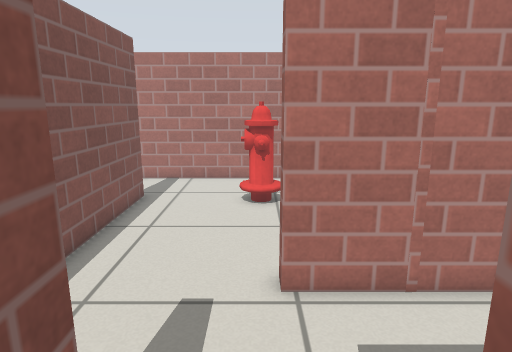
[1] (above)

19 first-person views from a walk through a world built for the Gazebo simulator. The camera is 0.9 m above the floor, tilts 12° down and sees 75° across. Floor lines are 1 m apart. The floor is counted in squares, 0.2 m on a side. Each view is taken from the middle of a square. On the plan, view 1 faces up. The plan holds only what a view shows up to about 20 squares ahead; the rest is blank. Gazebo's built-in surfaces are drawn with simple patterns.

[2]
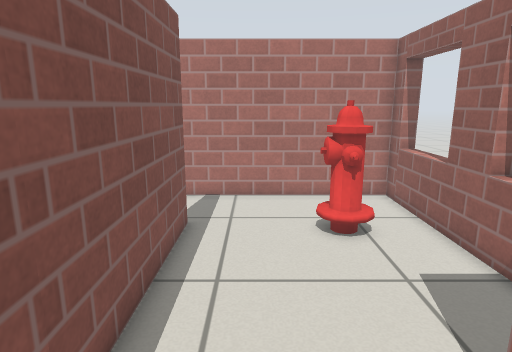

[3]
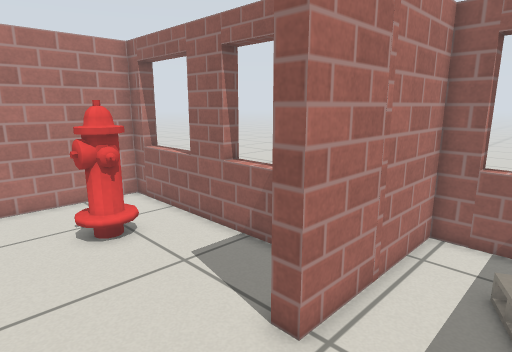

[4]
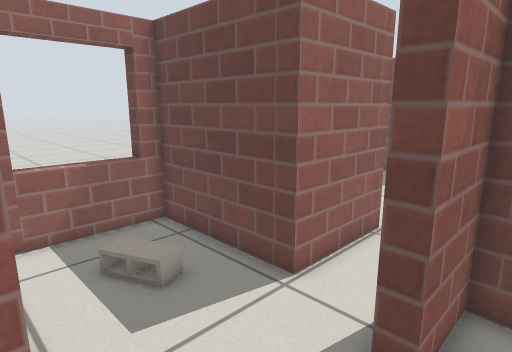

[5]
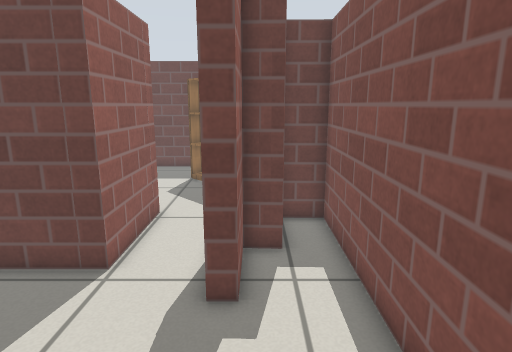

[6]
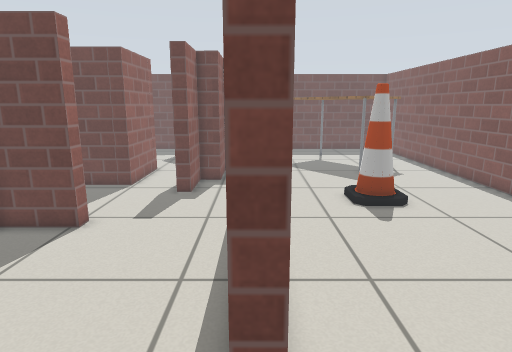

[7]
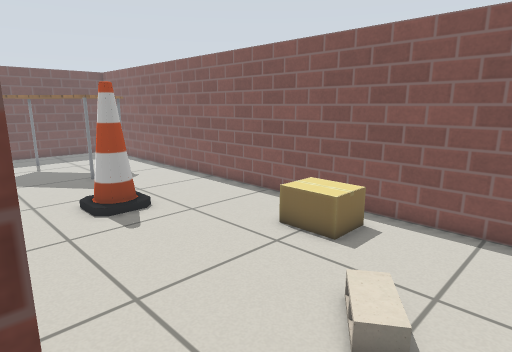

[8]
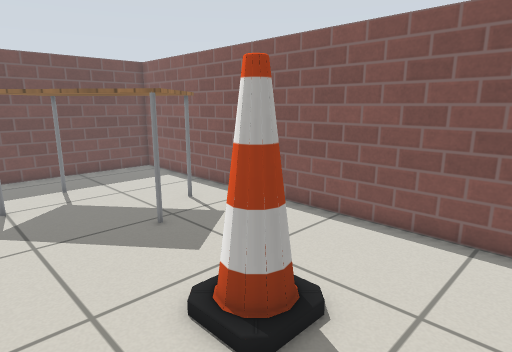

[9]
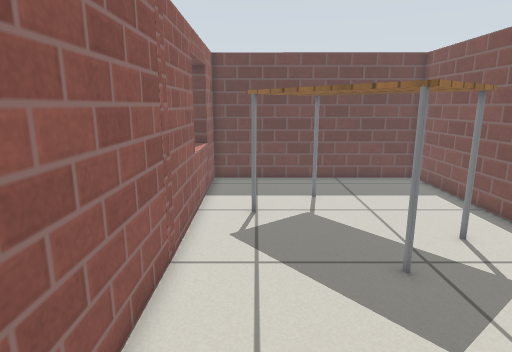

[10]
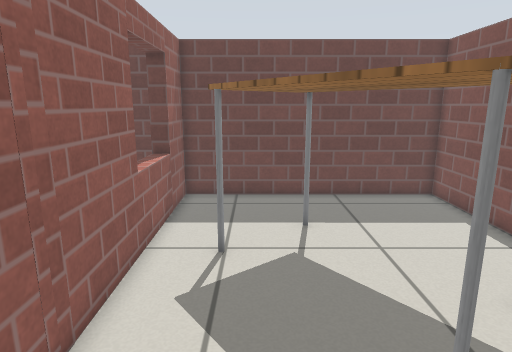

[11]
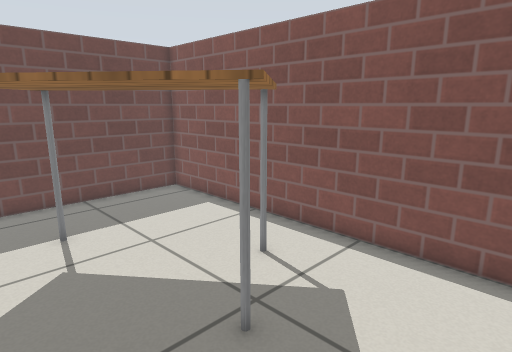

[12]
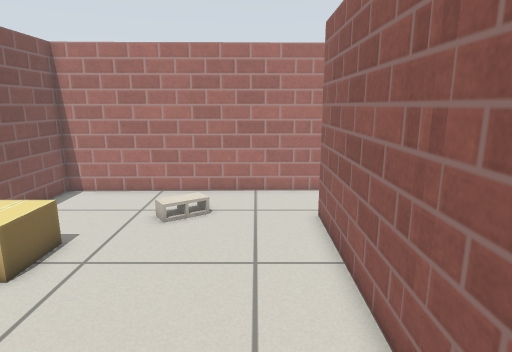

[13]
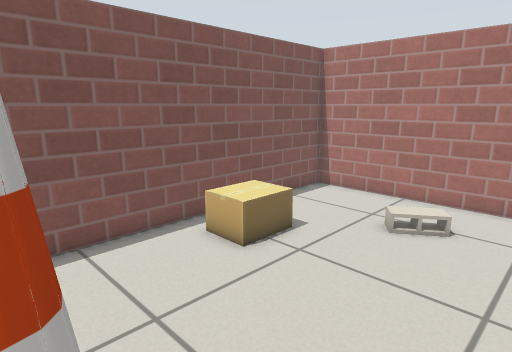

[14]
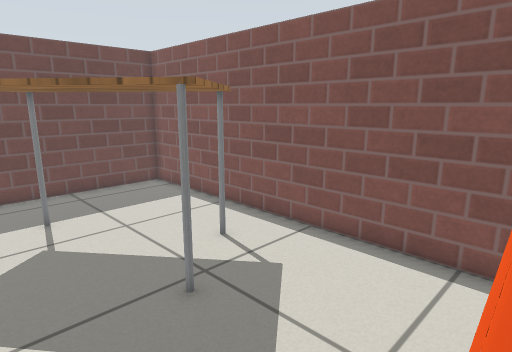

[15]
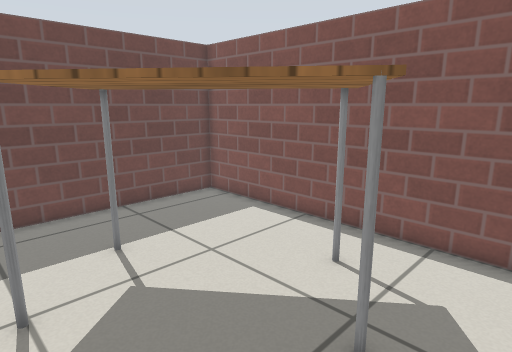

[16]
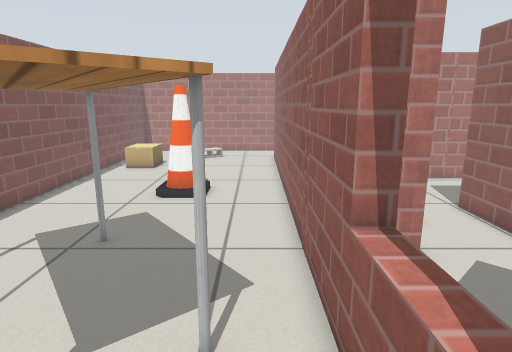

[17]
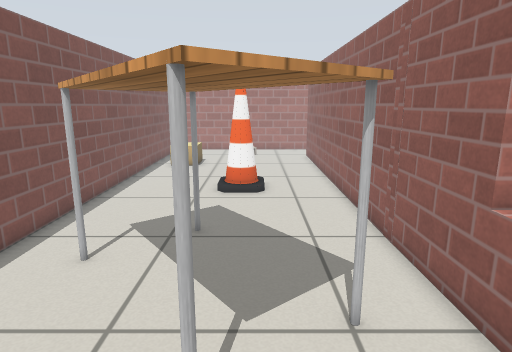

[18]
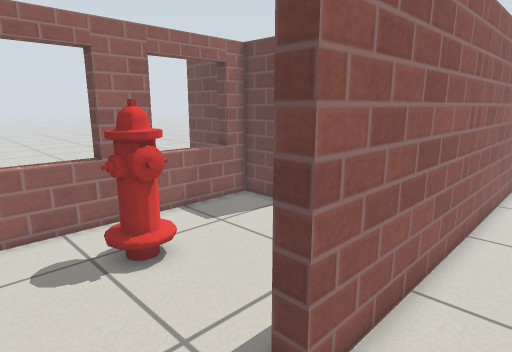

[19]
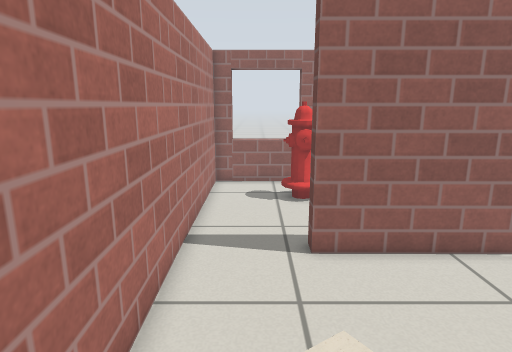

### Floor plan
Points are (right, up) in squares from view 1. A wall is a line through its corners. A room is listed if a view was taken in it or the views show most of it. See-through windows are left out.
Room 1 (views 1, 2, 3, 4)
walls: (-3.9, -0.7) (-3.8, 0.1) (-2.6, 0) (-2.6, 3) (-1.8, 3) (-1.8, 2); (1.1, -2.5) (1.1, 1.4) (7.9, 1.4) (7.9, 7.4) (0.6, 7.4) (0.6, 8.2); (-5.7, 8.6) (-5.8, -2.9) (-4, -2.9)
ways out: opening at (-2.5, 8) to room 2; opening at (-0.5, -1.5)
Room 2 (views 5, 6, 7)
walls: (-6.4, 16.3) (-5.6, 16.3) (-5.7, 8.6); (0.6, 8.2) (3.7, 8.2) (3.6, 20.6) (-6.6, 20.4)
ways out: opening at (-2.5, 8) to room 1; opening at (-6, 18.5) to room 3
objects: fire hydrant (-1, 15) to (1, 16)
Room 3 (views 8, 9, 10, 11, 12, 13, 14, 15, 16, 17, 18, 19)
walls: (-6.6, 20.4) (-19, 20.2) (-19, -14.5) (-6.3, -14.6); (-6.6, -14.6) (-6.4, 16.3)
ways out: opening at (-6, 18.5) to room 2
objects: cardboard box (-17, 11) to (-16, 13); table (-16, -10) to (-9, -2); cone (-12, 4) to (-11, 5)

Where each view was taken, in squares from view 1:
view 1: 0 up, 0 right, facing up
view 2: 4 up, 3 left, facing up
view 3: 4 up, 4 left, facing up-right
view 4: 8 up, 4 left, facing down-right
view 5: 10 up, 3 left, facing down
view 6: 20 up, 6 left, facing down
view 7: 19 up, 6 left, facing down-left
view 8: 9 up, 7 left, facing down-left
view 9: 6 up, 9 left, facing down
view 10: 2 up, 10 left, facing down
view 11: 2 up, 9 left, facing down-left
view 12: 3 up, 9 left, facing up
view 13: 4 up, 8 left, facing up-left
view 14: 4 up, 9 left, facing down-left
view 15: 0 up, 8 left, facing down-left
view 16: 13 down, 8 left, facing up
view 17: 14 down, 11 left, facing up
view 18: 20 up, 9 left, facing down-right
view 19: 18 up, 16 left, facing right
